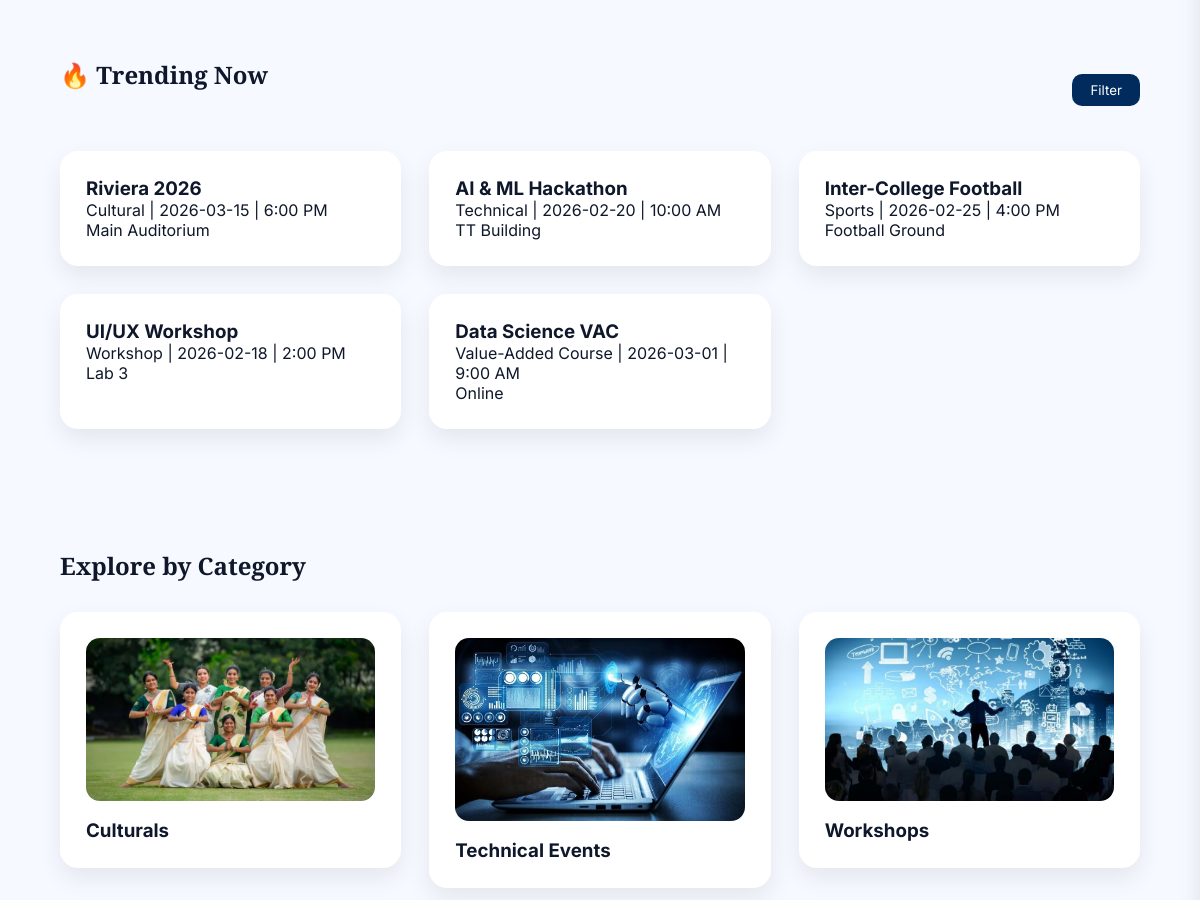
Page /home (middle part) on the earlier database version.
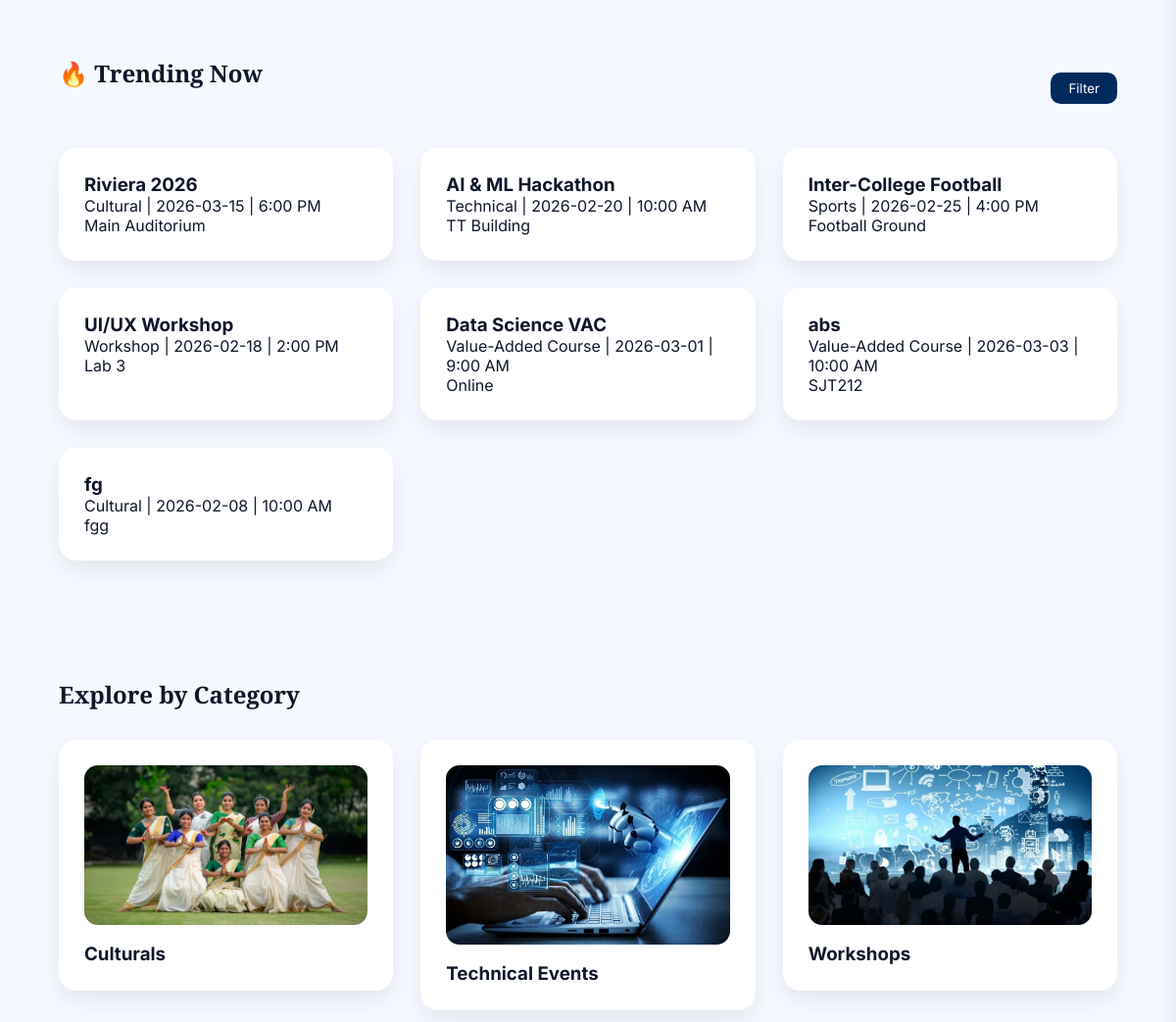
Same page on the later database version.
### tables this page shows
CREATE TABLE events (
    id INTEGER PRIMARY KEY AUTOINCREMENT,
    title TEXT,
    category TEXT,
    date TEXT,
    time TEXT,
    venue TEXT,
    description TEXT,
    poster TEXT
);

### app.py (the view)
@app.route('/home')
def home():
    events = get_events()
    upcoming = get_upcoming_events()
    categories = {
        "Culturals": "cultural.jpg",
        "Technical Events": "technical.jpg",
        "Workshops": "workshop.jpg",
        "Value Added Courses": "vac.jpg",
        "Sports": "sports.jpg"
    }
    recommended = [e for e in events if e["category"] == "Technical"][:3]
    return render_template(
        "home.html",
        events=events,
        categories=categories,
        upcoming=upcoming,
        recommended=recommended
    )

### app.py (called while the page is built)
def get_events():
    conn = sqlite3.connect("campuspulse.db")
    cursor = conn.cursor()
    cursor.execute("SELECT * FROM events")
    rows = cursor.fetchall()
    conn.close()
    events = []
    for row in rows:
        events.append({
            "id": row[0],
            "title": row[1],
            "category": row[2],
            "date": row[3],
            "time": row[4],
            "venue": row[5],
            "description": row[6],
            "poster": row[7]
        })
    return events

def get_upcoming_events():
    conn = sqlite3.connect("campuspulse.db")
    cursor = conn.cursor()
    today = datetime.now().date()
    next_days = today + timedelta(days=3)
    cursor.execute("SELECT * FROM events")
    rows = cursor.fetchall()
    conn.close()
    upcoming = []
    for row in rows:
        event_date = datetime.strptime(row[3], "%Y-%m-%d").date()
        if today <= event_date <= next_days:
            upcoming.append({
                "id": row[0],
                "title": row[1],
                "category": row[2],
                "date": row[3],
                "time": row[4],
                "venue": row[5],
                "description": row[6],
                "poster": row[7]
            })
    return upcoming

### templates/home.html (shortened to what this page needs)
<!DOCTYPE html>
<html lang="en">
<head>
    <link rel="stylesheet" href="{{ url_for('static', filename='css/home.css') }}">
</head>
<body>
<section class="featured">
    <div class="featured-header">
        <h2>🔥 Trending Now</h2>
        <button class="filter-btn" onclick="toggleFilter()">Filter</button>
    </div>
    <div class="cards">
        {% for event in events %}
        <div class="card event-card"
             data-category="{{ event.category }}"
             data-date="{{ event.date }}"
             data-time="{{ event.time }}">
            <h3>{{ event.title }}</h3>
            <p>{{ event.category }} | {{ event.date }} | {{ event.time }}</p>
            <p>{{ event.venue }}</p>
        </div>
        {% endfor %}
    </div>
</section>
<section class="categories">
    <h2>Explore by Category</h2>
    <div class="cards">
        {% for category, image in categories.items() %}
        <a href="{{ url_for('category_page', category_name=category) }}"
   class="category-link"
   onclick="savePreference('{{ category }}')">
            <div class="card category-card">
                <img src="{{ url_for('static', filename='images/' + image) }}">
                <h3>{{ category }}</h3>
            </div>
        </a>
        {% endfor %}
    </div>
</section>
</body>
</html>

### static/css/home.css (style rules this page uses)
* { margin: 0; padding: 0; box-sizing: border-box; font-family: 'Inter', sans-serif; }
body { background: #f6f9ff; color: #0f172a; }
.featured, .categories { padding: 60px; }
.featured h2, .categories h2 { font-family: 'Playfair Display', serif; margin-bottom: 30px; }
.cards { display: grid; grid-template-columns: repeat(3, 1fr); gap: 28px; }
.card { background: white; padding: 26px; border-radius: 18px; box-shadow: 0 10px 25px rgba(0,0,0,0.08); transition: 0.3s ease; }
.category-card img { width: 100%; border-radius: 14px; margin-bottom: 14px; }
.featured-header { display: flex; justify-content: space-between; align-items: center; margin-bottom: 30px; }
.filter-btn { padding: 8px 18px; background: #002B5C; color: white; border: none; border-radius: 10px; cursor: pointer; }
.category-link { text-decoration: none; color: inherit; display: block; }
.category-card { cursor: pointer; transition: transform 0.2s ease; }

Differences in the rows shown:
added events: title "abs", category "Value-Added Course", date "2026-03-03", time "10:00 AM", venue "SJT212"
added events: title "fg", category "Cultural", date "2026-02-08", time "10:00 AM", venue "fgg"
